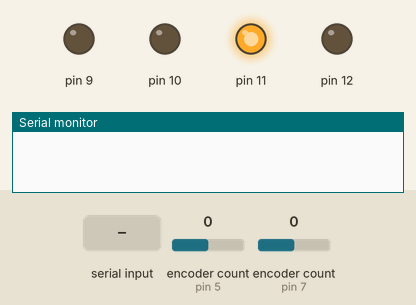
This sketch was run on a simulated Teensy 4. Shown: output pins drawn as LEDs (lit = HIGH), the last lines printed to the serial monitor. The inputs (shaded band) are chosen by the test bench; at power-on: encoder count (sensors on pin 5, pin 7) 0.

Above: at 1.2 s.
1.3 s: "a90\n" received over Serial
At 2.5 s:
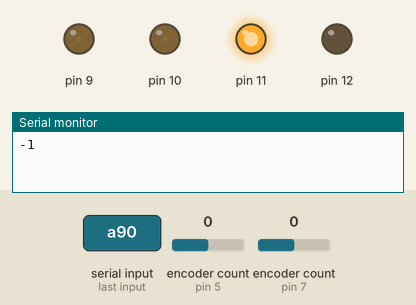
2.8 s: encoder count (sensor on pin 5) set to 1
At 3.6 s:
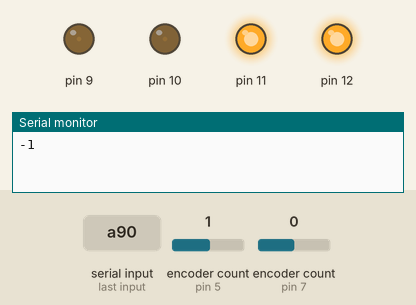
4.3 s: encoder count (sensor on pin 7) set to 4
At 4.8 s:
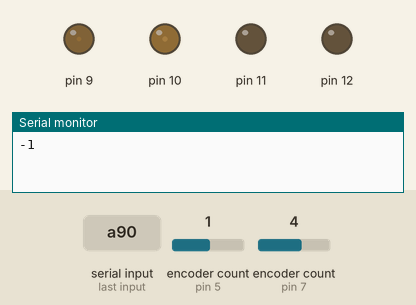
5.8 s: "b90\n" received over Serial
At 7.2 s:
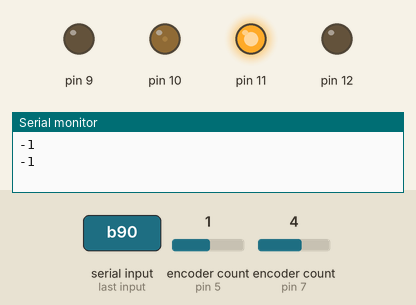
Timing chart, 0 to 8.3 s (numbered marks = the images above; inputs shaded):
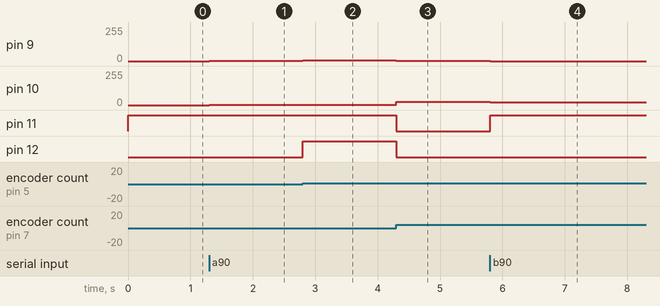

Measured:
- after the input at 1.3 s, pin 9, pin 10: 0/255 → 1/255 at once
- after the input at 2.8 s, pin 9: 1/255 → 7/255 at once; pin 12: LOW → HIGH at once
- after the input at 4.3 s, pin 9: 7/255 → 1/255 at once; pin 10: 1/255 → 23/255 at once; pin 11, pin 12: HIGH → LOW at once
- after the input at 5.8 s, pin 9: 1/255 → 0/255 at once; pin 10: 23/255 → 22/255 at once; pin 11: LOW → HIGH at once

The sketch:

Main.ino
```cpp
#include <Encoder.h>

Encoder leftEncoder(5, 6);
Encoder rightEncoder(7, 8);

IntervalTimer timer;

void setup() {
    pinMode(9, OUTPUT);
    pinMode(10, OUTPUT);
    pinMode(11, OUTPUT);
    pinMode(12, OUTPUT);

    analogWriteFrequency(9, 16000);
    analogWriteFrequency(10, 16000);

    Serial.begin(115200);

    analogWrite(9, 0);
    digitalWrite(11, LOW);
    analogWrite(10, 0);
    digitalWrite(12, LOW);

    timer.begin(refresh, 1000);
}

int32_t dist_right, dist_left, cmd_right, cmd_left, target_dist, target_angle;

void loop() {
    while (Serial.available() == 0) {
        ;
    }

    long int i;
    unsigned char premierCaractere = Serial.read();
    switch (premierCaractere) {
        case 'a':
            litEntierLong(&i);
            target_dist = i;
            Serial.println(target_dist);
            break;
        case 'b':
            litEntierLong(&i);
            target_angle = i;
            Serial.println(target_angle);
            break;
        default:
            break;
    }
}

void refresh() {
    int32_t dist, cmd_dist, angle, cmd_angle, err_dist, err_angle;

    dist_right = leftEncoder.read();
    dist_left = rightEncoder.read();

    dist = (dist_left + dist_right) / 2;
    angle = dist_right - dist_left;

    err_dist = target_dist - dist;
    err_angle = target_angle - angle;

    cmd_dist = maximize(err_dist, 50);
    cmd_angle = maximize(err_angle, 50);

    cmd_right = cmd_dist + cmd_angle;
    cmd_left = cmd_dist - cmd_angle;

    if (cmd_right > 0) {
        analogWrite(9, cmd_right);
        digitalWrite(11, LOW);
    } else {
        analogWrite(9, -cmd_right);
        digitalWrite(11, HIGH);
    }

    if (cmd_left > 0) {
        analogWrite(10, cmd_left);
        digitalWrite(12, HIGH);
    } else {
        analogWrite(10, -cmd_left);
        digitalWrite(12, LOW);
    }
}

int32_t maximize(int32_t value, int32_t max)
{
    if(max == -1) return value;

    if (abs(value) > max) {
        if(value > 0) {
            return max;
        } else {
            return -max;
        }
    }
    return value;
}

void litEntierLong(long int *i)
{
    long int aux = 0;
    unsigned char j;
    long int k = 10000000;
    unsigned char c = 0; // les unsigned feront l'affaire ! -- Yann Sionneau
    for (j = 0; j < 8; j++) {
        while (Serial.available()==0) {
            asm("nop");
        }
        c = Serial.read();
        if (c < 48 || c > 57) {
            aux = -1;
            break;
        }
        aux += (c - 48) * k;
        k /= 10;
    }
    *i = aux;
}
```
